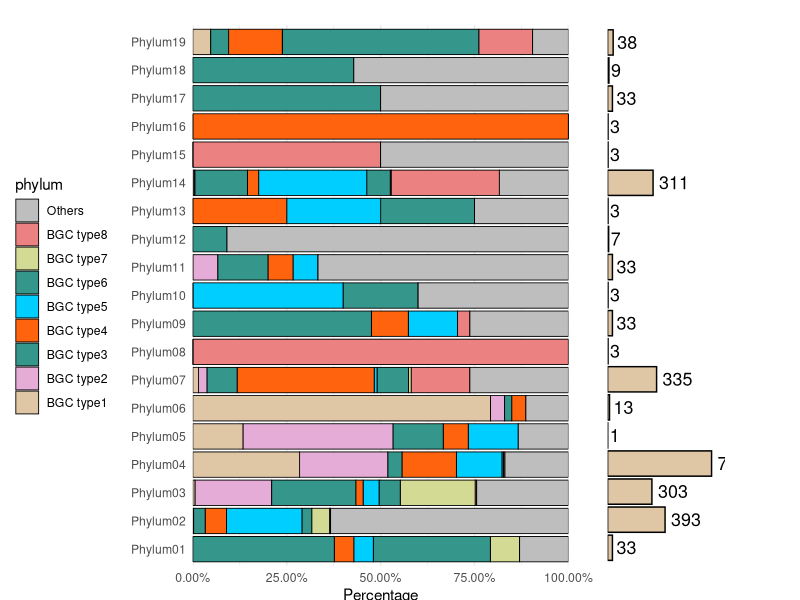

The R script that drew this image:
## ---- chunk 1
knitr::opts_chunk$set(
  collapse = T, echo=T, comment="#>", message=F, warning=F,
	fig.align="center", fig.width=5, fig.height=3, dpi=150)
## ---- chunk 2
# 基于CRAN安装R包，检测没有则安装
p_list = c("magrittr", "reshape2", "ggplot2", "formattable", "cowplot")
for(p in p_list){if (!requireNamespace(p)){install.packages(p)}
    library(p, character.only = TRUE, quietly = TRUE, warn.conflicts = FALSE)}

# 加载R包 Load the package
suppressWarnings(suppressMessages(library(magrittr)))
suppressWarnings(suppressMessages(library(reshape2)))
suppressWarnings(suppressMessages(library(ggplot2)))
suppressWarnings(suppressMessages(library(formattable)))
suppressWarnings(suppressMessages(library(cowplot)))

## ---- chunk 3
# Load stack bar plot data
otu2 <- read.table("data/data_stack.txt", header = TRUE, sep = "\t")
rownames(otu2) <- otu2$Group
otu2 <- otu2[, -1]

otu2 <- apply(otu2, 2, function(x) x/sum(x))
otu2 <- as.data.frame(otu2)

# 计算每个分类的均值并按均值排序
# Calculate the mean for each classification and sort by mean
otu2$mean <- apply(otu2, 1, mean)
otu2 <- otu2[order(otu2$mean), ]
otu2$phylum <- factor(rownames(otu2), levels = rownames(otu2))
otu2 <- otu2[, -c(ncol(otu2)-1)]

# 检查OTU数据中的分类数量
# Check the number of classifications in the OTU data
num_phyla <- length(unique(otu2$phylum))

data2 <- otu2 %>%
  melt(id.vars = 'phylum')

data2$phylum <- factor(data2$phylum, levels = c("Others","BGC type8","BGC type7",
                                  "BGC type6","BGC type5","BGC type4",
                                  "BGC type3", "BGC type2", "BGC type1"))

p1 <- data2 %>% 
  ggplot(aes(variable, value, fill = phylum)) +
  geom_bar(stat = 'identity', position = 'fill', color = 'black', size = 0.3) +  
  scale_fill_manual(values = c("grey","#ec8181","#d2da93","#35978b","#00ceff","#ff630d","#35978b",
                  "#e5acd7","#dfc6a5","#77aecd","#77aecd","#ec8181","#dfc6a5","#e50719",
                  "#d27e43","#8a4984","#fe5094","#8d342e","#f94e54",
                  "#ffad00","#36999d","#00fc8d","#b64aa0","#9b82e1"))+
  scale_color_manual(values = c("grey","#ec8181","#d2da93","#d2da93","#5196d5","#00ceff","#ff630d","#35978b",
                  "#e5acd7","#dfc6a5","#77aecd","#77aecd","#ec8181","#dfc6a5","#e50719",
                  "#d27e43","#8a4984","#fe5094","#8d342e","#f94e54",
                  "#ffad00","#36999d","#00fc8d","#b64aa0","#9b82e1"))+
  scale_y_continuous(expand = c(0, 0), labels = percent) +  
  coord_flip() +  
  theme_minimal() + 
  #theme_classic()
  theme(axis.ticks.y = element_blank(),
        axis.title.y = element_blank(),
        axis.line = element_blank(),
        legend.position = "left"
        ) +  
  labs(y = 'Percentage')


# Histogram data
imp_species = read.table("data/data_histogram.txt", header=T, sep="\t")
right_1 <- ggplot(imp_species,aes(x = Phylum,y = Genomes), fill ="#dfc6a5") +
      geom_bar(stat = "identity", color = "black", fill="#dfc6a5") +
      coord_flip() +
  #theme_bw()+
  theme_classic()+
  theme(text = element_text(family = 'sans', size = 14),
        panel.grid.major = element_blank(),
        panel.grid.minor = element_blank(),
        axis.text.x = element_blank(),
        axis.text.y = element_blank(),
        axis.line.y = element_blank(),
        axis.ticks.y = element_blank(),
        axis.title.y = element_blank(),
         axis.ticks.x = element_blank(),
        axis.title.x = element_blank(),
        axis.line.x = element_blank(),
        legend.position = "none"
        )+
  scale_fill_manual(values = c("#d2da93","#5196d5","#00ceff","#ff630d","#9b82e1",
                  "#e5acd7","#36999d","#ec8181","#dfc6a5","#e50719",
                  "#d27e43","#8a4984","#fe5094","#8d342e","#f94e54",
                  "#ffad00","#36999d","#00fc8d","#b64aa0","#9b82e1"))+
      scale_x_discrete(labels= imp_species$Phylum, position="top")+
      scale_y_continuous(expand=expansion(add=c(0,0)),
                         limits=c(0,800),breaks=c(0,200,400,600, 800)
                         )+
  geom_text(aes(label = Genomes, hjust = -0.2, colour = "black", size=2), colour="black")
#right_1

p3 <- ggdraw() +
  draw_plot(p1, 0, -0.0190, .72, 0.99)+
  draw_plot(right_1, 0.750, 0.040, .17, 0.930)
#p3

pdf("results/BGCs_Phylum01.pdf", height = 5.5, width = 8.5)
p3
dev.off()
